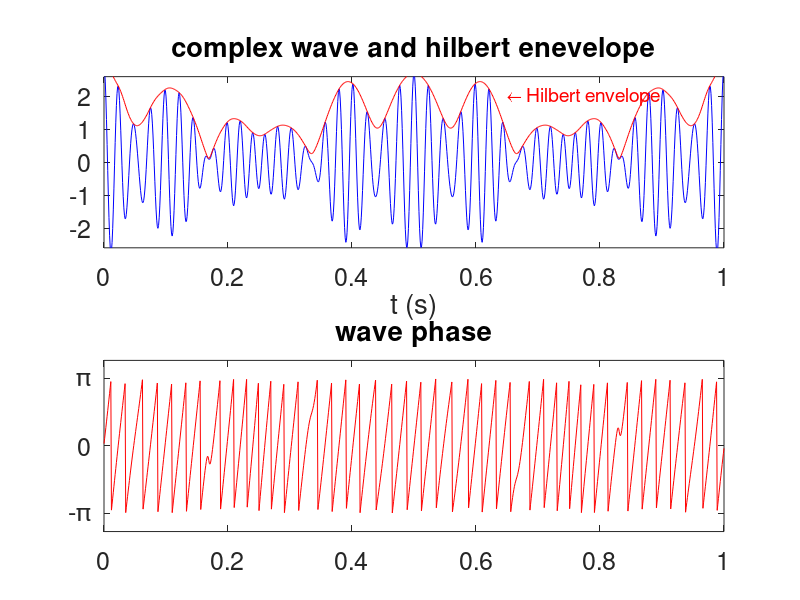

MATLAB code for this plot: (Note: this script raises an error after producing the figure.)
clear;close all;clc
fs = 1000;
dt = 1/fs;
t = 0:dt:1;

f1 = 40;
f2 = 42;
f3 = 50;
f4 = 55;

y1 = cos(2*pi*f1*t);
y2 = cos(2*pi*f2*t);
y3 = 0.8*cos(2*pi*f3*t);
y4 = 0.1*cos(2*pi*f4*t);
y = y1 + y2 + y3 + y4;
% y = y1 + y2 + y3;
%y = y1 + y2;

z = hilbert(y);
A = abs(z);
phi = angle(z);

figure;
set(gcf,'Color','w')
set(gcf,'Position',[586   158   935   541])
subplot(2,1,1)
plot(t,y,'b-')
title('complex wave and hilbert enevelope')
hold on
plot(t,A,'r-')
set(gca,'FontSize',18,'YLim',2.6*[-1 1])
xlabel('t (s)')
% positioning arrow with text:
a = 0.65; %a = max(A);
at = 2; %at = a(A==max(A));
text(a,at,'\leftarrow Hilbert envelope','color','r','Fontsize',14)


subplot(2,1,2)
plot(t,phi,'r-')
title('wave phase')
yt = [-pi 0 pi];
syt = {'-\pi', '0' , '\pi'};
set(gca,'FontSize',18,'YTick',yt)
set(gca,'YTickLabel',syt) 
text(yt,-0.01*ones(size(yt)),syt, ...
           'horizontal','center','vertical','top')
xlabel('t (s)')

